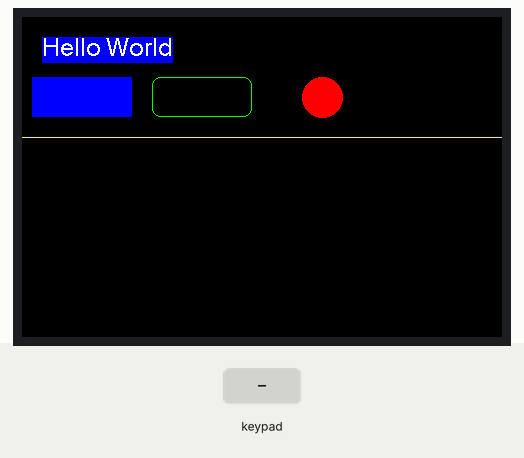
Simulated run of this sketch. Board: ESP32. Shown: 480×320 colour display. Wiring (inferred from the names in the program): 5×4 keypad (labels assumed): rows GPIO 26, GPIO 25, GPIO 33, GPIO 32, GPIO 21; columns GPIO 13, GPIO 22, GPIO 14, GPIO 27. The inputs (shaded band) are chosen by the test bench. What the sketch prints to the serial monitor is not drawn.

Above: at 1.3 s.
1.4 s: key '1' pressed
At 2.4 s:
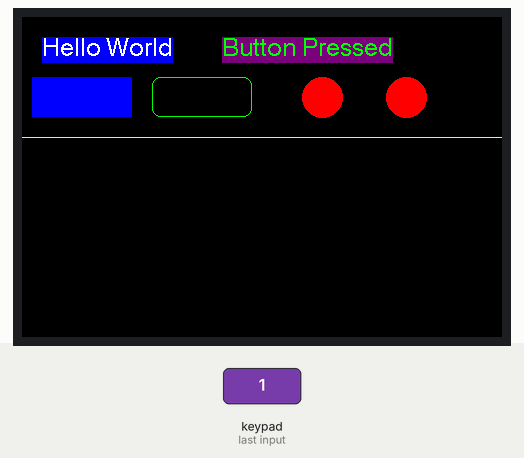
4.4 s: keypad keys 1 3 2 2 1 4 2 7 pressed 0.4 s apart
At 8.3 s:
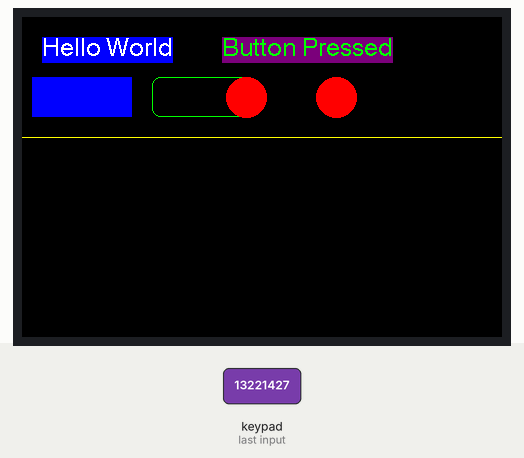
9.1 s: key '5' pressed
At 9.59 s:
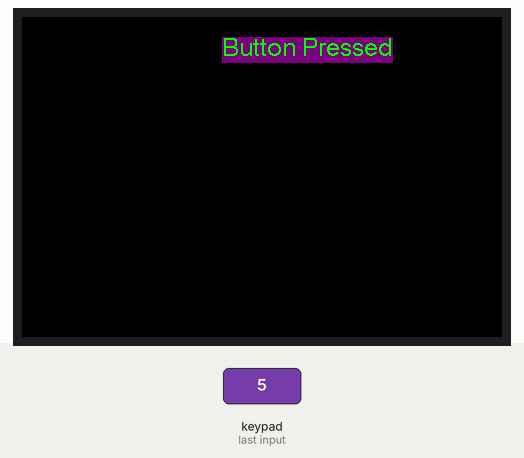
11.5 s: keypad keys 1 3 2 2 1 4 2 7 D pressed 0.4 s apart
At 16.9 s:
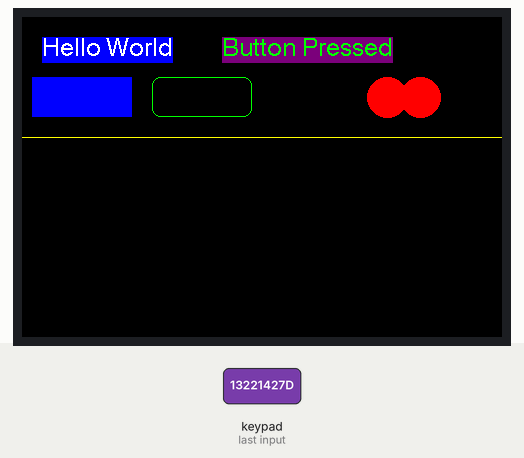
Timing chart, 0 to 17.6 s (numbered marks = the images above; inputs shaded):
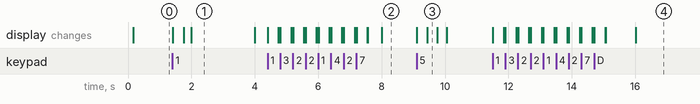

The sketch:

Calculator.ino
```cpp
#include <TFT_eSPI.h>
#include <math.h>
TFT_eSPI tft;

const uint8_t ROW_PINS[] = {26, 25, 33, 32, 21};
const uint8_t COL_PINS[] = {13, 22, 14, 27};

constexpr uint8_t NUM_ROWS = sizeof(ROW_PINS);
constexpr uint8_t NUM_COLS = sizeof(COL_PINS);

bool state[NUM_ROWS][NUM_COLS];
unsigned long lastChange[NUM_ROWS][NUM_COLS];


void setup() {
 tft.init();
 tft.setRotation(3);

 Serial.begin(115200);
 for (uint8_t c = 0; c < NUM_COLS; c++) pinMode(COL_PINS[c], INPUT_PULLUP);
 for (uint8_t r = 0; r < NUM_ROWS; r++) pinMode(ROW_PINS[r], INPUT);
 Serial.println("Key tester ready");
}

void loop() {
 tft.startWrite();
 //tft.fillScreen(TFT_BLACK);
 tft.setTextColor(TFT_WHITE, TFT_BLUE);
 tft.drawString("Hello World", 20, 20, 4);

 tft.fillRect(10, 60, 100, 40, TFT_BLUE);           // x, y, width, height
 tft.drawRoundRect(130, 60, 100, 40, 8, TFT_GREEN); // outline, corner radius 8
 tft.fillCircle(300 + sin(millis()/2000)*100, 80, 20, TFT_RED);              // center x, y, radius
 tft.drawLine(0, 120, 479, 120, TFT_YELLOW);
 tft.endWrite();
 for (uint8_t r = 0; r < NUM_ROWS; r++) {
   pinMode(ROW_PINS[r], OUTPUT);
   digitalWrite(ROW_PINS[r], LOW);
   delayMicroseconds(50);
   for (uint8_t c = 0; c < NUM_COLS; c++) {
     bool pressed = (digitalRead(COL_PINS[c]) == LOW);
     if (pressed != state[r][c] && millis() - lastChange[r][c] > 10) {
       state[r][c] = pressed;
       lastChange[r][c] = millis();
       Serial.printf("Row %u, Col %u %s\n", r, c, pressed ? "pressed" : "released");
       tft.setTextColor(TFT_GREEN, TFT_PURPLE);
       tft.fillScreen(TFT_BLACK);
       tft.drawString("Button Pressed", 200, 20, 4);
     }
   }
   pinMode(ROW_PINS[r], INPUT);
 }
}

// Drives every display pin HIGH so you can check each pad with a multimeter.
// const struct { uint8_t pin; const char* name; } PINS[] = {
  // {23, "MOSI (SDI)"},
  // {19, "MISO (SDO)"},
  // {18, "SCK"},
  // {5,  "CS"},
  // {2,  "DC/RS"},
  // {16, "RESET"},
  // {4,  "LED (backlight)"},
// };
//
// void setup() {
  // Serial.begin(115200);
  // for (auto &p : PINS) {
    // pinMode(p.pin, OUTPUT);
    // digitalWrite(p.pin, HIGH);
    // Serial.printf("GPIO%u -> %s: HIGH\n", p.pin, p.name);
  // }
  // Serial.println("All pins held HIGH. Measure each pad against GND (expect ~3.3V).");
// }
//
// void loop() {}
```

Measured:
- after the input at 1.4 s, the display: first changes at once (image 1 shows a later state)
- after the input at 4.4 s, the display: first changes at once (image 2 shows a later state)
- after the input at 9.1 s, the display: first changes at once (image 3 shows a later state)
- after the input at 11.5 s, the display: first changes at once (image 4 shows a later state)
- what the display in image 1 shows lasts 2.0 s, from 2.0 s to 4.0 s
